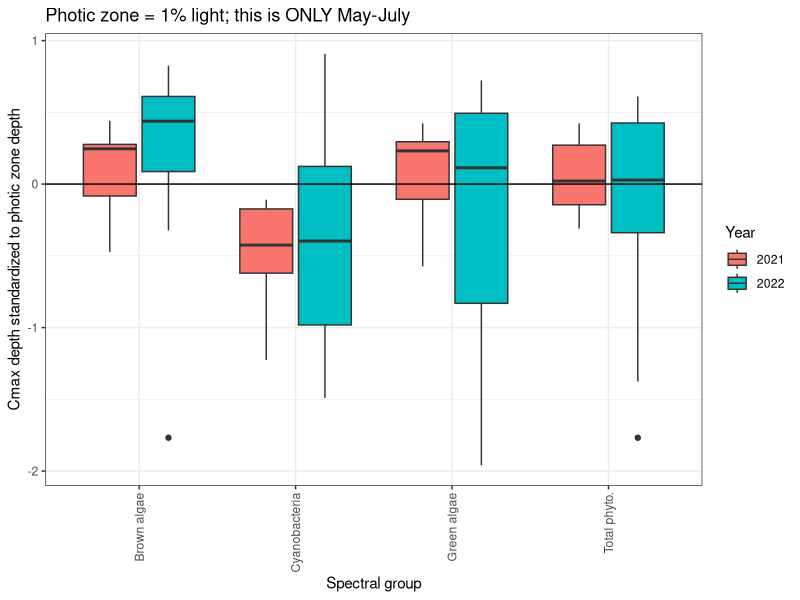
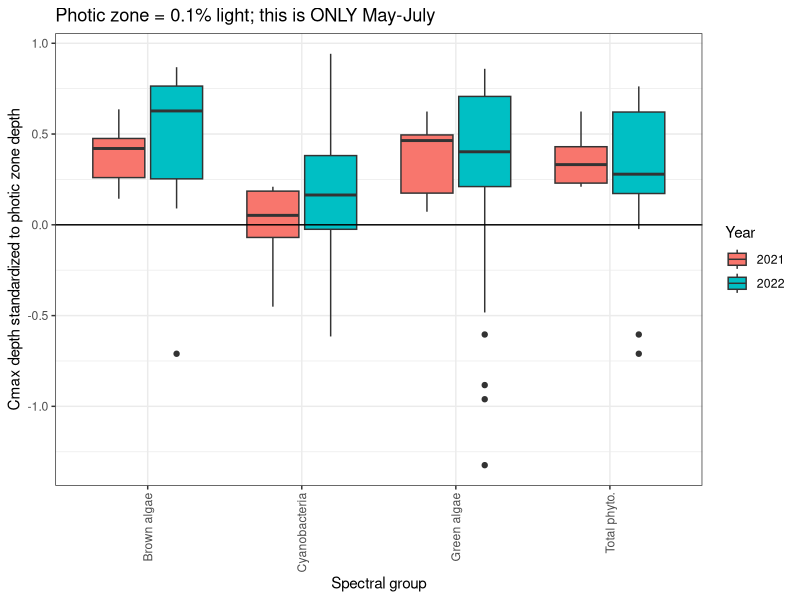

R code for these plots, in order: (Note: this script raises an error after producing the figures.)
## ---- chunk 1
#load packages
library(tidyverse)
library(lubridate)

flo_metrics <- read.csv("../Processed_data/Fluora_bvr.csv")%>%
  mutate(Date = as.Date(Date))
## ---- chunk 2
#read in light attenuation calculations and look @ Cmax relative to pz depth
pz <- read_csv("../Processed_data/attenuation_calc.csv") %>%
  mutate(Date = date(Date))

Cmax = read.csv("../Processed_data/FP_CmaxDepth.csv")
Cmax <- tibble(Cmax) %>%
  mutate(Date = date(Date))

cmpz <- left_join(Cmax, pz, by = "Date") %>%
  mutate(green_rel_pz = (Zeu-CmaxDepth_GreenAlgae_ugL)/Zeu,
         cyano_rel_pz = (Zeu-CmaxDepth_Bluegreens_ugL)/Zeu,
         brown_rel_pz = (Zeu-CmaxDepth_BrownAlgae_ugL)/Zeu,
         crypto_rel_pz = (Zeu-CmaxDepth_MixedAlgae_ugL)/Zeu,
         total_rel_pz = (Zeu-CmaxDepth_TotalConc_ugL)/Zeu,
         green_rel_pz_0.1 = (Zeu_0.1-CmaxDepth_GreenAlgae_ugL)/Zeu_0.1,
         cyano_rel_pz_0.1 = (Zeu_0.1-CmaxDepth_Bluegreens_ugL)/Zeu_0.1,
         brown_rel_pz_0.1 = (Zeu_0.1-CmaxDepth_BrownAlgae_ugL)/Zeu_0.1,
         crypto_rel_pz_0.1 = (Zeu_0.1-CmaxDepth_MixedAlgae_ugL)/Zeu_0.1,
         total_rel_pz_0.1 = (Zeu_0.1-CmaxDepth_TotalConc_ugL)/Zeu_0.1) %>%
  select(-(CmaxDepth_GreenAlgae_ugL:r2))%>%
  filter(!is.na(Zeu)) %>%
  mutate(Year = year(Date)) %>%
  gather(green_rel_pz:total_rel_pz_0.1, key = "spectral_group", value = "Cmax_depth_rel_pz") %>%
  mutate(pz_calc = ifelse(grepl("0.1",spectral_group),"0.1%","1%"))

#data wrangling to plot
Cmax_plot <- Cmax %>%
  mutate(Year = year(Date)) %>%
  gather(CmaxDepth_GreenAlgae_ugL:CmaxDepth_TotalConc_ugL, key = "spectral_group", value = "Cmax_depth")

cmpz_1 <- cmpz %>% filter(pz_calc == "1%")
cmpz_0.1 <- cmpz %>% filter(pz_calc == "0.1%")

#data wrangling to plot Zeu
pz_plot <- pz %>%
  mutate(Year = year(Date)) %>%
  filter(Year %in% c(2021,2022)) %>%
  select(-(I0:r2)) %>%
  gather(Zeu:Zeu_0.1, key = "perc_light", value = "pz_depth")

jpeg("../Figs/SI_Cmax_depth_pz_1.jpeg", res = 300, width = 6, height = 4, units = "in")
ggplot(data = subset(cmpz_1, cmpz_1$spectral_group != "crypto_rel_pz"), aes(x = spectral_group, y = Cmax_depth_rel_pz, fill = as.factor(Year)))+
  geom_boxplot()+
  geom_hline(yintercept = 0)+
  theme_bw()+
  ggtitle("Photic zone = 1% light; this is ONLY May-July")+
  xlab("Spectral group")+
  ylab("Cmax depth standardized to photic zone depth")+
  labs(fill = "Year")+
  theme(axis.text.x = element_text(angle = 90, vjust = 0.5, hjust=1))+
  scale_x_discrete(labels=c("green_rel_pz" = "Green algae", "cyano_rel_pz" = "Cyanobacteria",
                              "brown_rel_pz" = "Brown algae", "total_rel_pz" = "Total phyto."))
dev.off()

jpeg("../Figs/SI_Cmax_depth_pz_0.1.jpeg", res = 300, width = 6, height = 4, units = "in")
ggplot(data = subset(cmpz_0.1, cmpz_0.1$spectral_group != "crypto_rel_pz_0.1"), aes(x = spectral_group, y = Cmax_depth_rel_pz, fill = as.factor(Year)))+
  geom_boxplot()+
  geom_hline(yintercept = 0)+
  theme_bw()+
  ggtitle("Photic zone = 0.1% light; this is ONLY May-July")+
  xlab("Spectral group")+
  ylab("Cmax depth standardized to photic zone depth")+
  labs(fill = "Year")+
  theme(axis.text.x = element_text(angle = 90, vjust = 0.5, hjust=1))+
  theme(axis.text.x = element_text(angle = 90, vjust = 0.5, hjust=1))+
  scale_x_discrete(labels=c("green_rel_pz_0.1" = "Green algae", "cyano_rel_pz_0.1" = "Cyanobacteria",
                              "brown_rel_pz_0.1" = "Brown algae", "total_rel_pz_0.1" = "Total phyto."))
dev.off()
## ---- chunk 3
# dominance of cyanobacteria during study period
dom <- flo_metrics %>%
  select(-Reservoir, -Site) %>%
  mutate(Date = date(DateTime)) %>%
  filter((Date >= "2021-05-01" & Date <= "2021-09-01") | (Date >= "2022-05-01" & Date <= "2022-09-01")) %>%
  group_by(Date) %>%
  summarize(GreenAlgae_ugL = mean(GreenAlgae_ugL, na.rm = TRUE),
            Bluegreens_ugL = mean(Bluegreens_ugL, na.rm = TRUE),
            BrownAlgae_ugL = mean(BrownAlgae_ugL, na.rm = TRUE),
            MixedAlgae_ugL = mean(MixedAlgae_ugL, na.rm = TRUE),
            TotalConc_ugL = mean(TotalConc_ugL, na.rm = TRUE)) %>%
  mutate(prop_ga = GreenAlgae_ugL/TotalConc_ugL,
         prop_bg = Bluegreens_ugL/TotalConc_ugL,
         prop_ba = BrownAlgae_ugL/TotalConc_ugL,
         prop_ma = MixedAlgae_ugL/TotalConc_ugL) %>%
  rowwise() %>%
  mutate(dom = max(c(prop_ga, prop_bg, prop_ba, prop_ma))) %>%
  rowwise() %>%
  mutate(dom_group = ifelse(dom == prop_ga, "GreenAlgae",
                            ifelse(dom == prop_bg, "Bluegreens",
                                   ifelse(dom == prop_ba, "BrownAlgae",
                                          ifelse(dom == prop_ma, "MixedAlgae","zombies")))))

dom %>%
  count(dom_group)
